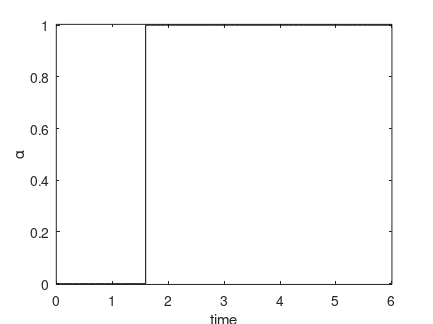
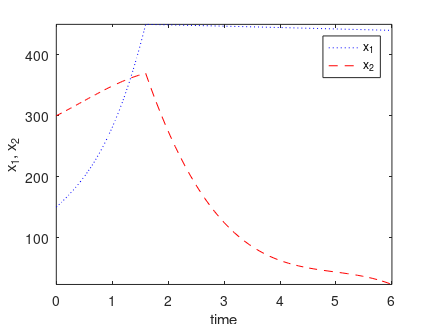
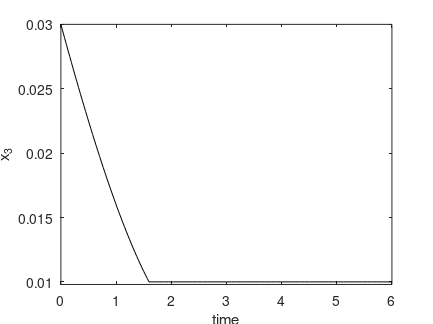

The MATLAB script that drew these images, in order:
load optimprofiles tplot uplot xplot

% ploting
%..........................................................................
plot(tplot,uplot,'k')
title('')
xlabel('time')
ylabel('\alpha')
v=axis;
axis([v(1) v(2) -0.003 1.003])
set(1,'PaperUnits','centimeters')
set(1,'PaperPosition',[3 10 11 8.25])
print -depsc2 control.eps
pause

plot(tplot,xplot(:,1),'b:',tplot,xplot(:,2),'r--')
title('')
xlabel('time')
ylabel('x_1, x_2')
legend('x_1','x_2','Location','NorthEast')
axis tight 
set(1,'PaperUnits','centimeters')
set(1,'PaperPosition',[3 10 11 8.25])
print -depsc2 x12.eps
pause

plot(tplot,xplot(:,3),'k-')
title('')
xlabel('time')
ylabel('x_3')
v=axis;
axis([v(1) v(2) 0.0098 v(4)])
set(1,'PaperUnits','centimeters')
set(1,'PaperPosition',[3 10 11 8.25])
print -depsc2 x3.eps

pause

close
%..........................................................................